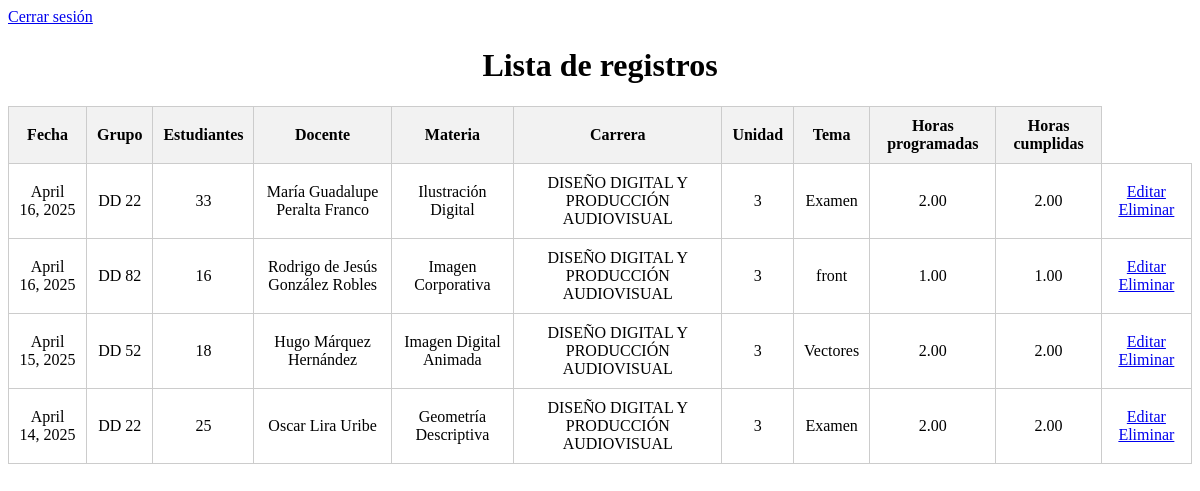
Before: /registros/ with the older database file.
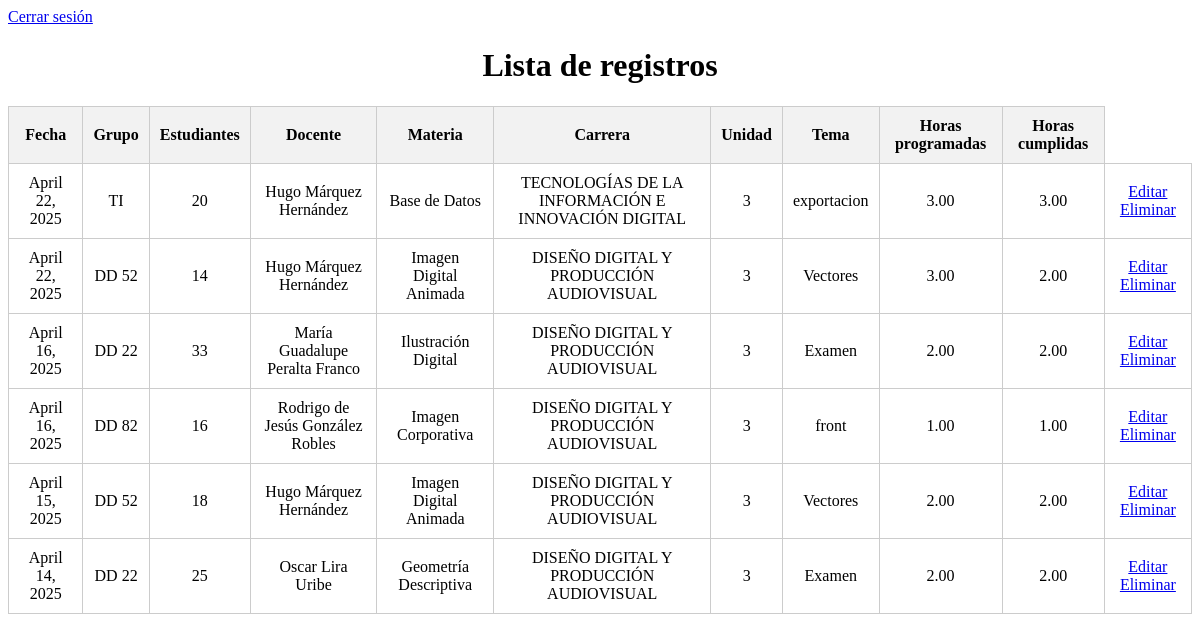
After: the same page with the newer database file.
### registros/models.py (models this page shows, shortened)
class RegistroUsoLaboratorio(models.Model):
    LABORATORIOS = [
        ('G1', 'Laboratorio G1'),
        ('G2', 'Laboratorio G2'),
        ('G3', 'Laboratorio G3'),
        ('G4', 'Laboratorio G4'),
        ('G5', 'Laboratorio G5'),
        ('G6', 'Laboratorio G6'),
        ('K1', 'Laboratorio K1'),
        ('K2', 'Laboratorio K2'),
        ('H1', 'Laboratorio H1'),
    ]
    fecha = models.DateField()
    laboratorio = models.CharField(max_length=50, choices=LABORATORIOS)
    grupo = models.CharField(max_length=20)
    numero_estudiantes = models.PositiveIntegerField("Número de estudiantes", default=0)
    docente = models.ForeignKey('Docente', on_delete=models.CASCADE)
    materia = models.CharField(max_length=100)
    carrera = models.CharField(max_length=100)
    unidad = models.CharField(max_length=50)
    tema = models.CharField(max_length=200)
    horas_programadas = models.DecimalField(max_digits=4, decimal_places=2)
    horas_cumplidas = models.DecimalField(max_digits=4, decimal_places=2)

class Docente(models.Model):
    nombre = models.CharField(max_length=100)
    cedula = models.CharField(max_length=10)
    carrera = models.CharField(max_length=100)

### registros/views.py (the view)
# urls.py: path('registros/', views.lista_registros, name='lista_registros'),
def lista_registros(request):
    registros = RegistroUsoLaboratorio.objects.all().order_by('-fecha')
    return render(request, 'registros/lista_registros.html', {'registros': registros})

### registros/templates/registros/lista_registros.html (shortened to what this page needs)
<!DOCTYPE html>
<html lang="es">
<head>
    <a href="{% url 'logout' %}">Cerrar sesión</a>
</head>
<body>
    <h1>Lista de registros</h1>
    <table>
        <thead>
            <tr>
                <th>Fecha</th>
                <th>Grupo</th>
                <th>Estudiantes</th>
                <th>Docente</th>
                <th>Materia</th>
                <th>Carrera</th>
                <th>Unidad</th>
                <th>Tema</th>
                <th>Horas programadas</th>
                <th>Horas cumplidas</th>
            </tr>
        </thead>
        <tbody>
            {% for registro in registros %}
            <tr>
                <td>{{ registro.fecha }}</td>
                <td>{{ registro.grupo }}</td>
                <td>{{ registro.numero_estudiantes }}</td>
                <td>{{ registro.docente.nombre }}</td>
                <td>{{ registro.materia }}</td>
                <td>{{ registro.carrera }}</td>
                <td>{{ registro.unidad }}</td>
                <td>{{ registro.tema }}</td>
                <td>{{ registro.horas_programadas }}</td>
                <td>{{ registro.horas_cumplidas }}</td>
                <td class="acciones">
                    <a href="{% url 'editar_registro' registro.pk %}" class="editar">Editar</a>
                    <a href="{% url 'eliminar_registro' registro.pk %}" class="eliminar" onclick="return confirm('¿Estás segura de eliminar este registro?');">Eliminar</a>
                </td>
            </tr>
            {% empty %}
            <tr>
                <td colspan="10">No hay registros disponibles.</td>
            </tr>
            {% endfor %}
        </tbody>
    </table>
</body>
</html>

Changed rows visible on the page:
added RegistroUsoLaboratorio: fecha "April 22, 2025", grupo "TI", numero_estudiantes "20", docente.nombre "Hugo Márquez Hernández", materia "Base de Datos", carrera "TECNOLOGÍAS DE LA INFORMACIÓN E INNOVACIÓN DIGITAL", unidad "3", tema "exportacion", horas_programadas "3.00", horas_cumplidas "3.00"
added RegistroUsoLaboratorio: fecha "April 22, 2025", grupo "DD 52", numero_estudiantes "14", docente.nombre "Hugo Márquez Hernández", materia "Imagen Digital Animada", carrera "DISEÑO DIGITAL Y PRODUCCIÓN AUDIOVISUAL", unidad "3", tema "Vectores", horas_programadas "3.00", horas_cumplidas "2.00"
